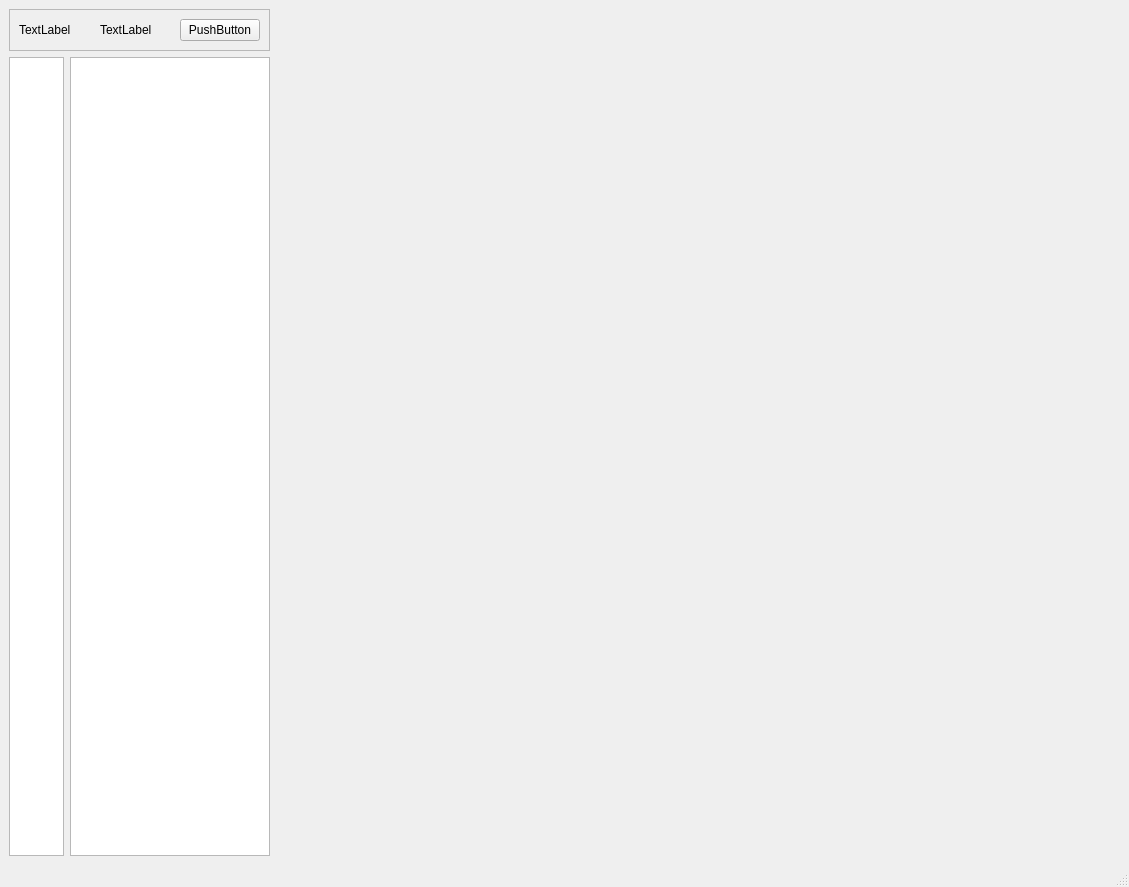
<?xml version="1.0" encoding="UTF-8"?>
<ui version="4.0">
 <class>MainWindow</class>
 <widget class="QMainWindow" name="MainWindow">
  <property name="geometry">
   <rect>
    <x>0</x>
    <y>0</y>
    <width>1129</width>
    <height>887</height>
   </rect>
  </property>
  <property name="windowTitle">
   <string>MainWindow</string>
  </property>
  <widget class="QWidget" name="centralwidget">
   <layout class="QGridLayout" name="gridLayout_2">
    <item row="0" column="0" colspan="2">
     <widget class="QFrame" name="title_frame">
      <property name="frameShape">
       <enum>QFrame::StyledPanel</enum>
      </property>
      <property name="frameShadow">
       <enum>QFrame::Raised</enum>
      </property>
      <layout class="QGridLayout" name="gridLayout">
       <item row="0" column="0">
        <widget class="QLabel" name="title_icon">
         <property name="text">
          <string>TextLabel</string>
         </property>
        </widget>
       </item>
       <item row="0" column="1">
        <widget class="QLabel" name="title_label">
         <property name="text">
          <string>TextLabel</string>
         </property>
        </widget>
       </item>
       <item row="0" column="2">
        <widget class="QPushButton" name="pushButton">
         <property name="text">
          <string>PushButton</string>
         </property>
        </widget>
       </item>
      </layout>
     </widget>
    </item>
    <item row="1" column="0">
     <widget class="QListWidget" name="listWidget_iconOnly">
      <property name="maximumSize">
       <size>
        <width>55</width>
        <height>16777215</height>
       </size>
      </property>
     </widget>
    </item>
    <item row="1" column="1">
     <widget class="QListWidget" name="listWidget">
      <property name="maximumSize">
       <size>
        <width>200</width>
        <height>16777215</height>
       </size>
      </property>
     </widget>
    </item>
    <item row="1" column="2">
     <widget class="QStackedWidget" name="stackedWidget">
      <widget class="QWidget" name="page"/>
      <widget class="QWidget" name="page_2"/>
     </widget>
    </item>
   </layout>
  </widget>
  <widget class="QMenuBar" name="menubar">
   <property name="geometry">
    <rect>
     <x>0</x>
     <y>0</y>
     <width>1129</width>
     <height>21</height>
    </rect>
   </property>
  </widget>
  <widget class="QStatusBar" name="statusbar"/>
 </widget>
 <resources/>
 <connections/>
</ui>
